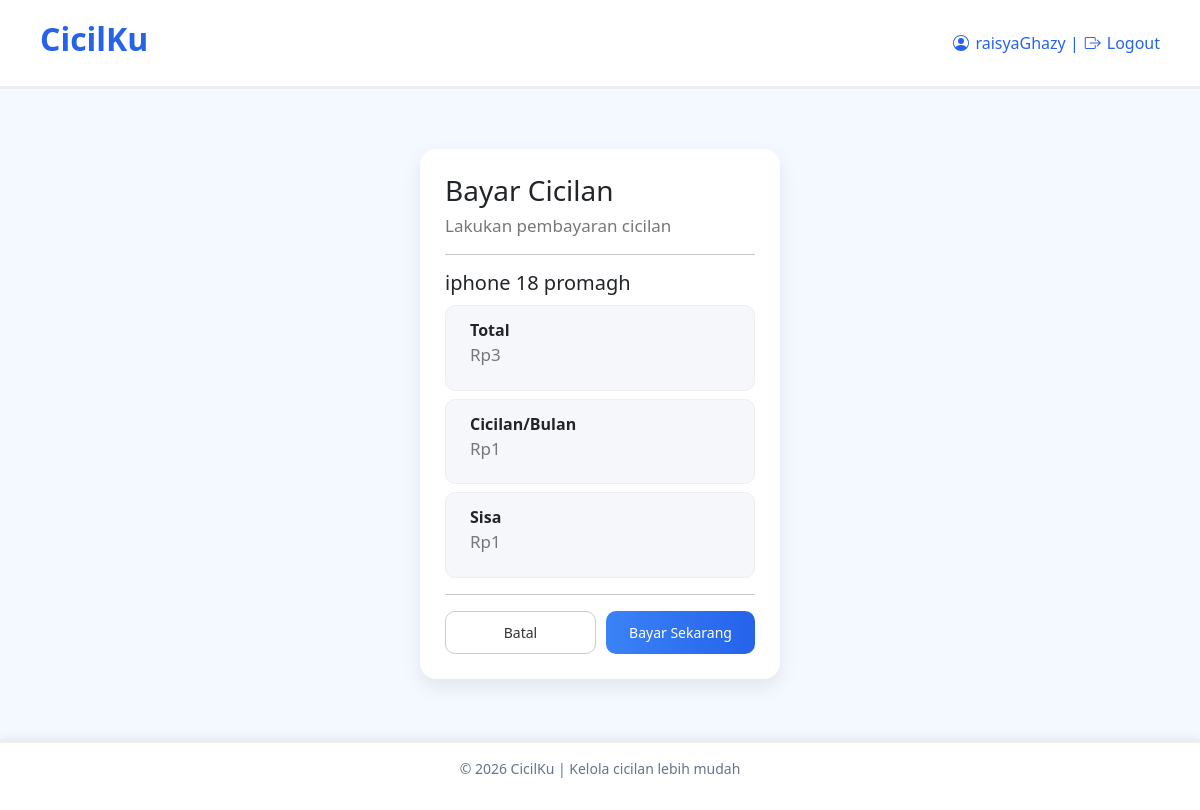
The page /bayar.php?id=15 (signed in) on the database its author committed.
### tables this page shows
CREATE TABLE `cicilan` (
  `id_cicilan` int(11) NOT NULL,
  `nama_cicilan` varchar(100) DEFAULT NULL,
  `total_harga` int(11) DEFAULT NULL,
  `terbayar` int(11) DEFAULT NULL,
  `sisa_hutang` int(11) DEFAULT NULL,
  `status` varchar(20) DEFAULT NULL,
  `tenor` int(11) DEFAULT NULL,
  `id_user` int(11) DEFAULT NULL
);

### bayar.php (the view, shortened to what this page needs)
<?php
include "koneksi.php";
$id = $_GET['id'];
$query = mysqli_query($koneksi, "SELECT * FROM cicilan WHERE id_cicilan='$id'");
$data = mysqli_fetch_assoc($query);
$cicilan = ($data['tenor']>0) ? $data['total_harga'] / $data['tenor']:0;
if($cicilan > $data['sisa_hutang']) {
    $cicilan = $data['sisa_hutang'];
}
?>
<!DOCTYPE html>
<html lang="en">
<head>
     <link href="https://cdn.jsdelivr.net/npm/bootstrap@5.3.8/dist/css/bootstrap.min.css" rel="stylesheet">
    <link href="https://cdn.jsdelivr.net/npm/bootstrap-icons/font/bootstrap-icons.css" rel="stylesheet">
   <link rel="stylesheet" href="style.css">
</head>
<body>
    <header class="header">
     <h2>CicilKu</h2>
    <div class="logout">
    <div class="logout-link">
   <?php
if(isset($_SESSION['username'])){
    echo $_SESSION['username'];
    ?>
     |
     <a href="logout.php" class="logout-link">
        <i class="bi bi-box-arrow-right"></i> Logout
</a>
     <?php
    } else {
    echo "Guest";
}
?>
</div>
    </header>
 <div class="bayar-card">
            <h3>Bayar Cicilan </h3>
             <p> Lakukan pembayaran cicilan </p>
             <hr>
             <div class="info">
                <h6 class="nama"><?= $data['nama_cicilan'] ?></h6>
                <div class ="row">
                    <span>Total</span>
                    <p>Rp<?= number_format($data['total_harga']) ?></p>
                </div>
                <div class= "row">
                    <span>Cicilan/Bulan</span>
                    <p>Rp<?= number_format($cicilan) ?></p>
                </div>
                <div class= "row">
                    <span>Sisa</span>
                    <p>Rp<?= number_format($data['sisa_hutang']) ?></p>
                </div>
</div>
<hr>
<form method="POST">
    <div class="aksi">
        <a href="dashboard.php" class="batal"> Batal </a>
        <button type="submit" name="bayar" class="bayar-btn">
            Bayar Sekarang
        </button>
</div>
</form>
</div>
<footer class="footer">
    <p> © 2026 CicilKu | Kelola cicilan lebih mudah</p>
</footer>
</body>
</html>

### style.css (style rules this page uses)
body { margin:0; background: #f4f8ff; flex-direction: column; min-height: 100vh; }
form { width: 100%; max-width: 400px; }
.header { background: white; backdrop-filter: blur(10px); padding: 20px 40px; display: flex; align-items: center; justify-content: space-between; border-bottom: 3px solid #eee; }
.footer { width: 100%; background: white; padding: 15px; text-align: center; margin-top: 50px; color: #64748b; font-size: 14px; box-shadow: 0 -2px 10px rgba(0, 0, 0, 0.05); border-top: 4px solid #eee; }
.logout-link { color: #2563eb; text-decoration: none; display: flex; align-items: center; gap: 6px; }
.header h2 { color: #2563eb; font-weight: bold; }
.bayar-card { width: 360px; margin: 60px auto; background: white; padding: 25px; border-radius: 16px; box-shadow: 0 8px 20px rgba(0, 0, 0, 0.08); }
.bayar-card h3 { margin-bottom: 5px; }
.bayar-card p { font-size: 17px; color: #777; margin-bottom: 10px; }
.info .nama { font-size: 20px; margin-bottom: 10px; text-align: left; }
.row { background: #f5f7fb; padding: 12px; border-radius: 10px; margin-top: 10px; border: 1px solid #eee; display: flex; justify-content: space-between; margin: 8px 0; font-size: 15px; }
.row span { font-size: 16px; font-weight: bold; }
.aksi { display: flex; gap: 10px; margin-top: 15px; }
.batal, .bayar-btn { flex:1; padding: 10px; border-radius:10px; text-align: center; font-weight: 500; text-decoration: none; font-size: 14px; }
.batal { border: 1px solid #ccc; color: #333; background: white; }
.bayar-btn { border: none; color: white; background:linear-gradient(90deg, #3b82f6, #2563eb); cursor: pointer; }

### rows shown on the page
cicilan: nama_cicilan "iphone 18 promagh", total_harga "3", sisa_hutang "1"

### other values the page prints
$_SESSION['username'] "raisyaGhazy"
